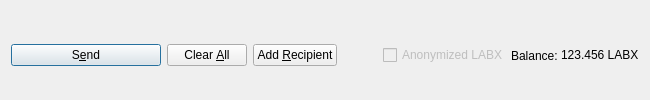
         <widget class="QFrame" name="frame_Send">
          <layout class="QHBoxLayout" name="horizontalLayout">
           <property name="bottomMargin">
            <number>0</number>
           </property>
           <item>
            <widget class="QPushButton" name="sendButton">
             <property name="minimumSize">
              <size>
               <width>150</width>
               <height>0</height>
              </size>
             </property>
             <property name="toolTip">
              <string>Confirm the send action</string>
             </property>
             <property name="text">
              <string>S&amp;end</string>
             </property>
             <property name="icon">
              <iconset resource="../labx.qrc">
               <normaloff>:/icons/send</normaloff>:/icons/send</iconset>
             </property>
             <property name="autoDefault">
              <bool>false</bool>
             </property>
             <property name="default">
              <bool>true</bool>
             </property>
            </widget>
           </item>
           <item>
            <widget class="QPushButton" name="clearButton">
             <property name="sizePolicy">
              <sizepolicy hsizetype="Minimum" vsizetype="Fixed">
               <horstretch>0</horstretch>
               <verstretch>0</verstretch>
              </sizepolicy>
             </property>
             <property name="toolTip">
              <string>Clear all fields of the form.</string>
             </property>
             <property name="text">
              <string>Clear &amp;All</string>
             </property>
             <property name="icon">
              <iconset resource="../labx.qrc">
               <normaloff>:/icons/remove</normaloff>:/icons/remove</iconset>
             </property>
             <property name="autoDefault">
              <bool>false</bool>
             </property>
            </widget>
           </item>
           <item>
            <widget class="QPushButton" name="addButton">
             <property name="toolTip">
              <string>Send to multiple recipients at once</string>
             </property>
             <property name="text">
              <string>Add &amp;Recipient</string>
             </property>
             <property name="icon">
              <iconset resource="../labx.qrc">
               <normaloff>:/icons/add</normaloff>:/icons/add</iconset>
             </property>
             <property name="autoDefault">
              <bool>false</bool>
             </property>
            </widget>
           </item>
           <item>
            <spacer name="horizontalSpacer">
             <property name="orientation">
              <enum>Qt::Horizontal</enum>
             </property>
             <property name="sizeHint" stdset="0">
              <size>
               <width>40</width>
               <height>20</height>
              </size>
             </property>
            </spacer>
           </item>
           <item>
            <layout class="QHBoxLayout" name="horizontalLayout_2">
             <property name="spacing">
              <number>3</number>
             </property>
             <item>
              <widget class="QCheckBox" name="checkzLABX">
               <property name="enabled">
                <bool>false</bool>
               </property>
               <property name="text">
                <string>Anonymized LABX</string>
               </property>
              </widget>
             </item>
             <item>
              <widget class="QLabel" name="label">
               <property name="text">
                <string>Balance:</string>
               </property>
              </widget>
             </item>
             <item>
              <widget class="QLabel" name="labelBalance">
               <property name="sizePolicy">
                <sizepolicy hsizetype="Preferred" vsizetype="Fixed">
                 <horstretch>0</horstretch>
                 <verstretch>0</verstretch>
                </sizepolicy>
               </property>
               <property name="cursor">
                <cursorShape>IBeamCursor</cursorShape>
               </property>
               <property name="text">
                <string notr="true">123.456 LABX</string>
               </property>
               <property name="textInteractionFlags">
                <set>Qt::LinksAccessibleByMouse|Qt::TextSelectableByKeyboard|Qt::TextSelectableByMouse</set>
               </property>
              </widget>
             </item>
            </layout>
           </item>
          </layout>
         </widget>
